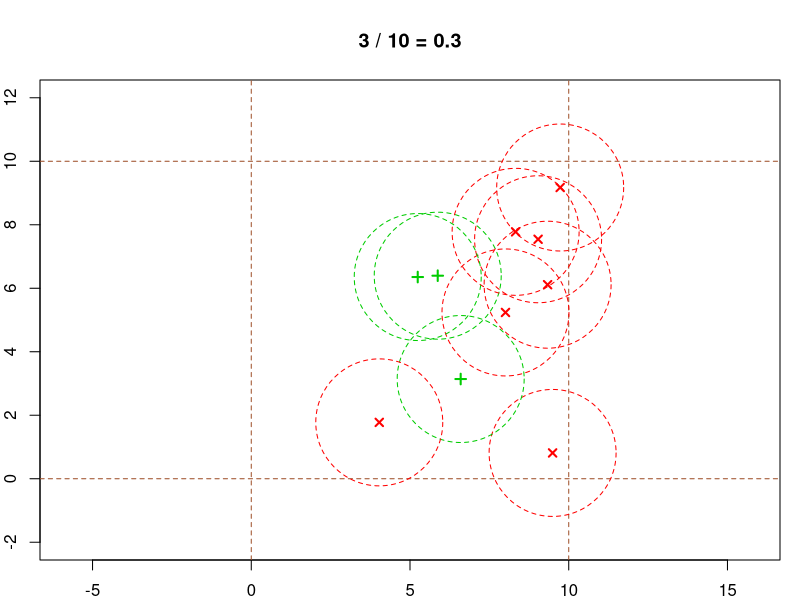

Write R code to recreate this figure.
# Priklad 12

a <- 10
r <- 2
n <- 10

par (mfrow = c(1,1), mar = c (2,2,4,1))
plot (c(-r, a+r), c(-r, a+r), type = "n", asp = 1)
abline (h = 0, col = "sienna", lty = 2)
abline (h = a, col = "sienna", lty = 2)
abline (v = 0, col = "sienna", lty = 2)
abline (v = a, col = "sienna", lty = 2)

# Generovani souradnic stredu micku 
Sx <- runif (n, min = 0, max = a) 
Sy <- runif (n, min = 0, max = a) 

V <- data.frame (cbind (Sx, Sy))
V$ok <- (V$Sx > r) & (V$Sx < a - r) & (V$Sy > r) & (V$Sy < a - r)
V$color <- ifelse (V$ok, "#00cc00", "#ff0000")
V$symbol <- ifelse (V$ok, 3, 4)

points (V$Sx, V$Sy, col = V$color, pch = V$symbol, lwd = 2)
nA <- sum (V$ok)
fA <- nA / n
title (main = paste (nA, "/", n, "=", fA))

# zakomentujte nasl. radek, pokud nechcete kreslit obrys micku (vhodne obzvlast pro velka n)
symbols (V$Sx, V$Sy, circles = rep (r, nrow (V)), fg = V$color, lty = 2, inches = FALSE, add = TRUE)

# Ukol: modifikujte reseni sit s oky tvaru obdelniku o stranach delek a, b
